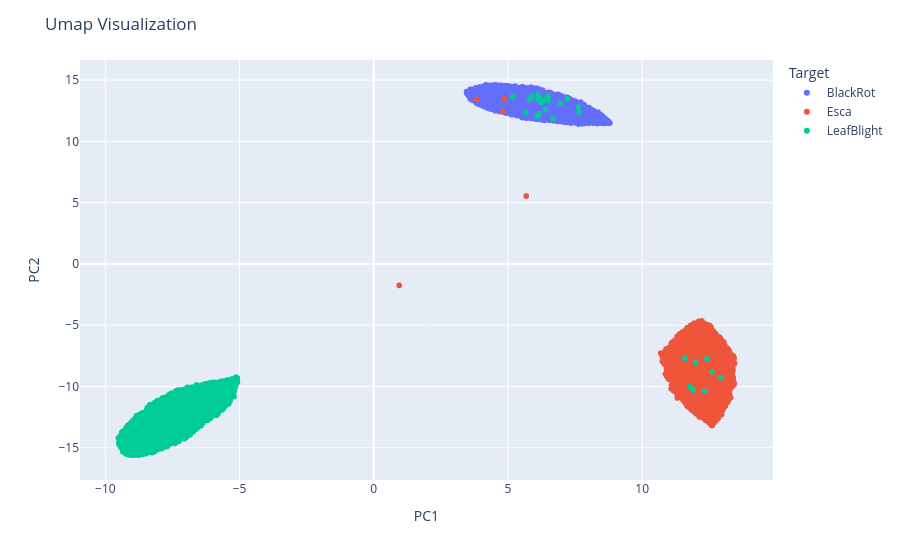

Write notebook code for a chart like this one.
### Code cell
import plotly.express as px
import pandas as pd

label_decoded_list = [classes[l] for l in label_list] 

# Create a Pandas DataFrame for Plotly
umap_df = pd.DataFrame(data=data_umap, columns=['x', 'y'])
umap_df['Target'] = pd.Series(label_decoded_list)  # Add your target variable (e.g., class labels)
umap_df['Path'] = path_list

umap_df.to_csv("umap100.csv")

# Create a scatter plot with Plotly
fig = px.scatter(umap_df, x='x', y='y', color='Target')
fig.update_layout(title='Umap Visualization',
                 xaxis_title='PC1',
                 yaxis_title='PC2')

### Figure 1 — Plotly figure (JSON) as saved in the notebook; plotly's stock layout.template omitted (floating-point values rounded to 4 significant figures; data arrays with more than 128 entries replaced by an {"elided": "..."} marker saying what was removed)
{"data": [{"hovertemplate": "Target=BlackRot<br>x=%{x}<br>y=%{y}<extra></extra>", "legendgroup": "BlackRot", "marker": {"color": "#636efa", "symbol": "circle"}, "mode": "markers", "name": "BlackRot", "showlegend": true, "type": "scattergl", "x": {"elided": "21603 float values"}, "xaxis": "x", "y": {"elided": "21603 float values"}, "yaxis": "y"}, {"hovertemplate": "Target=Esca<br>x=%{x}<br>y=%{y}<extra></extra>", "legendgroup": "Esca", "marker": {"color": "#EF553B", "symbol": "circle"}, "mode": "markers", "name": "Esca", "showlegend": true, "type": "scattergl", "x": {"elided": "29589 float values"}, "xaxis": "x", "y": {"elided": "29589 float values"}, "yaxis": "y"}, {"hovertemplate": "Target=LeafBlight<br>x=%{x}<br>y=%{y}<extra></extra>", "legendgroup": "LeafBlight", "marker": {"color": "#00cc96", "symbol": "circle"}, "mode": "markers", "name": "LeafBlight", "showlegend": true, "type": "scattergl", "x": {"elided": "33524 float values"}, "xaxis": "x", "y": {"elided": "33524 float values"}, "yaxis": "y"}], "layout": {"legend": {"title": {"text": "Target"}, "tracegroupgap": 0}, "margin": {"t": 60}, "title": {"text": "Umap Visualization"}, "xaxis": {"anchor": "y", "domain": [0, 1], "title": {"text": "PC1"}}, "yaxis": {"anchor": "x", "domain": [0, 1], "title": {"text": "PC2"}}}}
